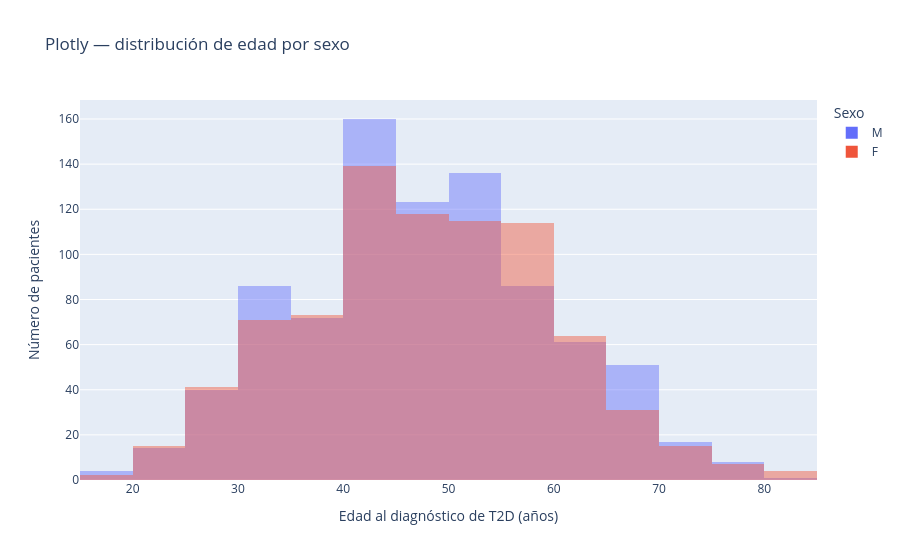

Notebook source saved alongside this figure:
### Code cell
# MATPLOTLIB
fig, ax = plt.subplots(figsize=(8, 5))

for sexo in ["F", "M"]:
    datos = cohorte_adulta.loc[cohorte_adulta["GENDER"] == sexo, "edad_indice"]
    ax.hist(datos, bins=22, alpha=0.35, edgecolor="black", label=sexo)

ax.set(
    xlabel="Edad al diagnóstico de T2D (años)",
    ylabel="Número de pacientes",
    title="Matplotlib — distribución de edad por sexo"
)

ax.legend(title="Sexo")
ax.spines[["top", "right"]].set_visible(False)
fig.tight_layout()
plt.show()


# SEABORN
fig, ax = plt.subplots(figsize=(8, 5))

sns.histplot(
    data=cohorte_adulta,
    x="edad_indice",
    hue="GENDER",
    bins=22,
    multiple="layer",
    alpha=0.35,
    edgecolor="black",
    ax=ax
)

ax.set(
    xlabel="Edad al diagnóstico de T2D (años)",
    ylabel="Número de pacientes",
    title="Seaborn — distribución de edad por sexo"
)

ax.spines[["top", "right"]].set_visible(False)
fig.tight_layout()
plt.show()


# PLOTLY
fig = px.histogram(
    cohorte_adulta,
    x="edad_indice",
    color="GENDER",
    nbins=22,
    barmode="overlay",
    opacity=0.45,
    labels={
        "edad_indice": "Edad al diagnóstico de T2D (años)",
        "GENDER": "Sexo",
        "count": "Número de pacientes"
    },
    title="Plotly — distribución de edad por sexo"
)

fig.update_layout(
    xaxis_title="Edad al diagnóstico de T2D (años)",
    yaxis_title="Número de pacientes"
)

fig.show()

### Figure 1 — Plotly figure (JSON) as saved in the notebook; plotly's stock layout.template omitted (floating-point values rounded to 4 significant figures; data arrays with more than 128 entries replaced by an {"elided": "..."} marker saying what was removed)
{"data": [{"bingroup": "x", "hovertemplate": "Sexo=M<br>Edad al diagnóstico de T2D (años)=%{x}<br>count=%{y}<extra></extra>", "legendgroup": "M", "marker": {"color": "#636efa", "opacity": 0.45, "pattern": {"shape": ""}}, "name": "M", "nbinsx": 22, "orientation": "v", "showlegend": true, "type": "histogram", "x": {"elided": "859 float values"}, "xaxis": "x", "yaxis": "y"}, {"bingroup": "x", "hovertemplate": "Sexo=F<br>Edad al diagnóstico de T2D (años)=%{x}<br>count=%{y}<extra></extra>", "legendgroup": "F", "marker": {"color": "#EF553B", "opacity": 0.45, "pattern": {"shape": ""}}, "name": "F", "nbinsx": 22, "orientation": "v", "showlegend": true, "type": "histogram", "x": {"elided": "809 float values"}, "xaxis": "x", "yaxis": "y"}], "layout": {"barmode": "overlay", "legend": {"title": {"text": "Sexo"}, "tracegroupgap": 0}, "title": {"text": "Plotly — distribución de edad por sexo"}, "xaxis": {"anchor": "y", "domain": [0, 1], "title": {"text": "Edad al diagnóstico de T2D (años)"}}, "yaxis": {"anchor": "x", "domain": [0, 1], "title": {"text": "Número de pacientes"}}}}
